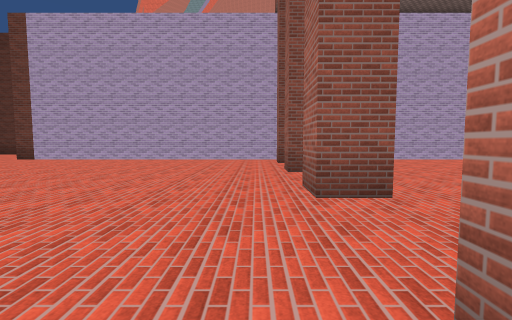
view 1 (above)

23 first-person views from a walk through a Unity game level. The camera is 1.2 m above the floor, tilts 4° down and sees 90° across. The floor is counted in squares, 2 m on a side. Each view is taken from the middle of a square. On the plan, view 1 faces up. The plan holds only what a view shows up to about 9 squares ahead; the rest is blank. The place goes on beyond the plan. The player character is not drawn. Surface patterns are stand-ins for the level's own textures.

view 2
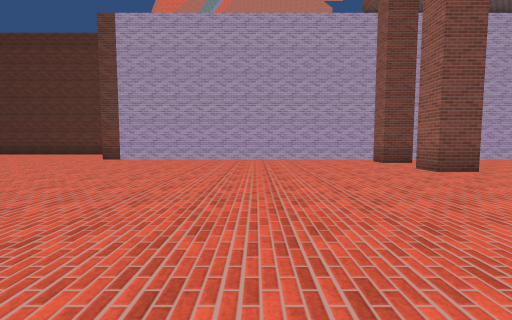

view 3
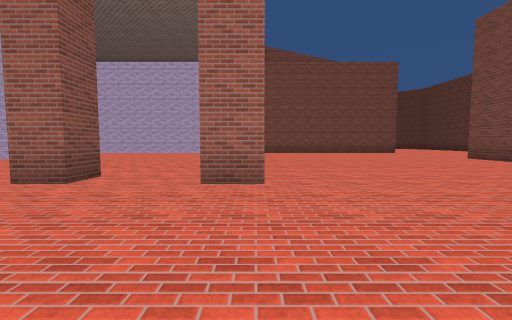

view 4
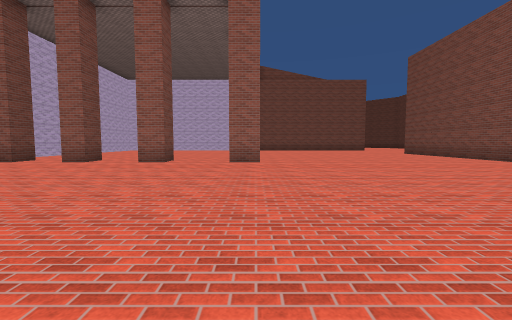

view 5
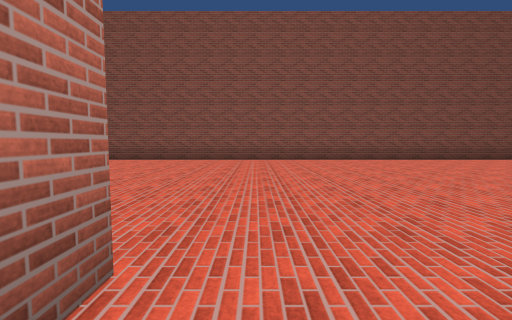

view 6
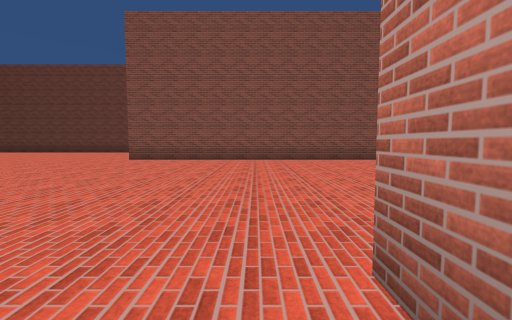

view 7
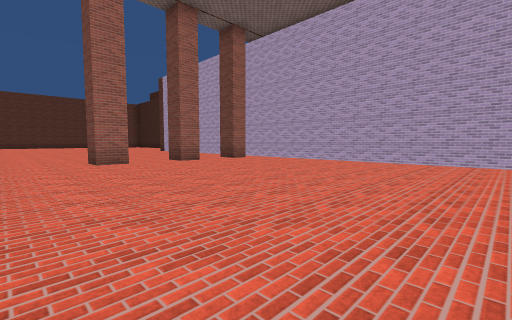

view 8
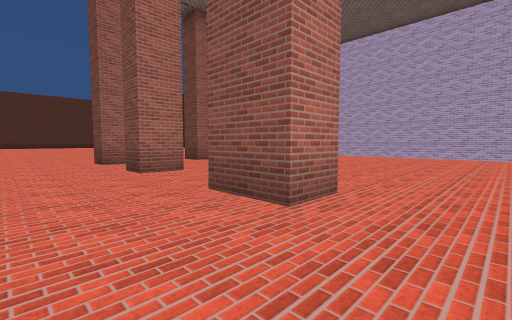

view 9
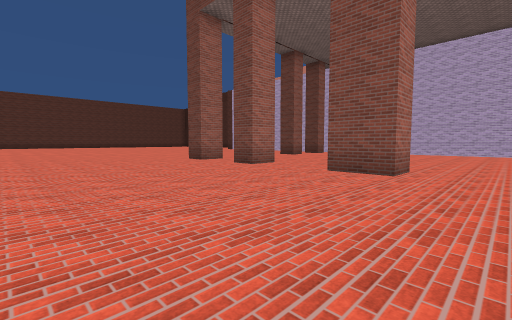

view 10
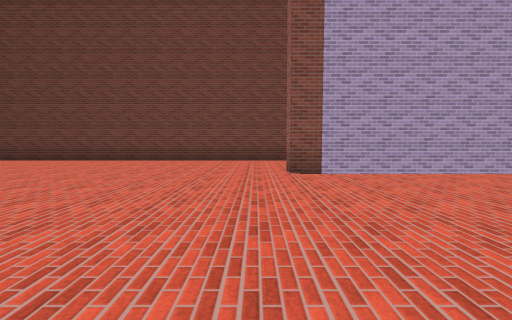

view 11
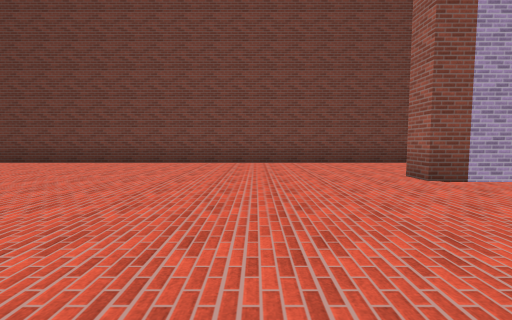

view 12
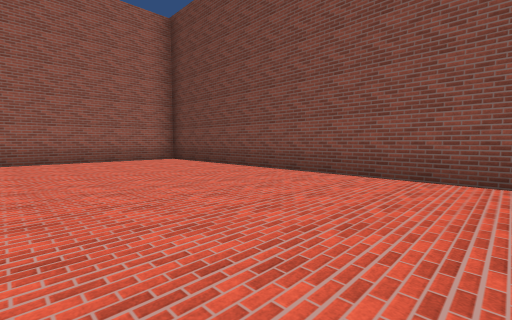

view 13
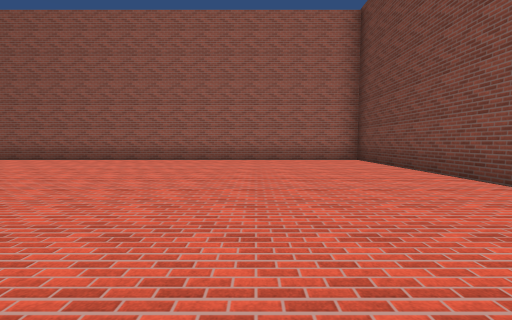

view 14
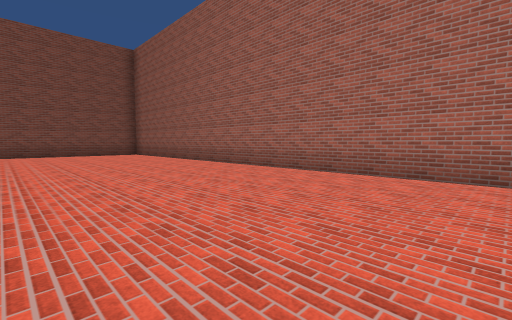

view 15
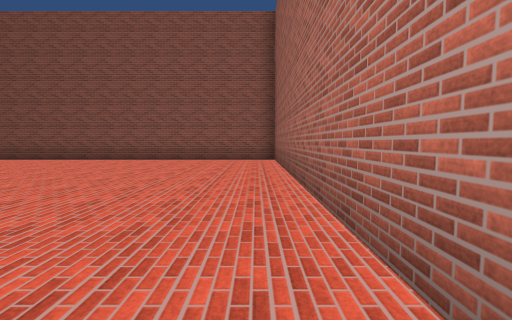

view 16
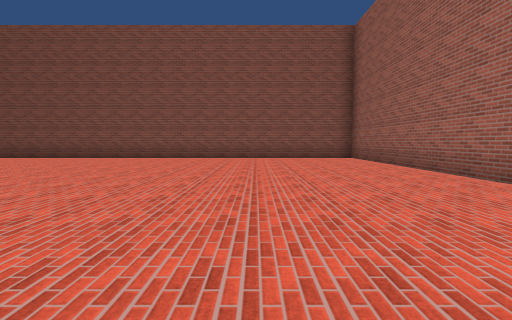

view 17
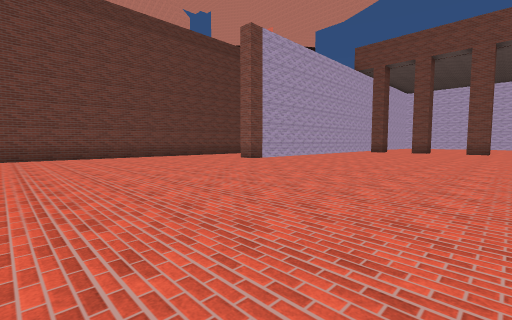

view 18
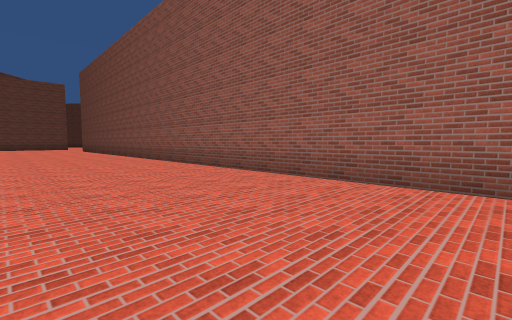

view 19
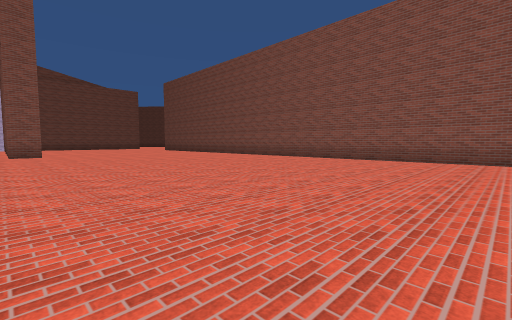

view 20
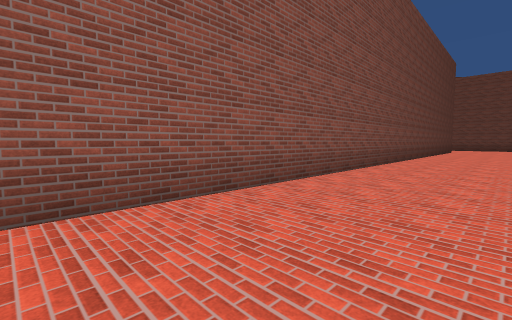

view 21
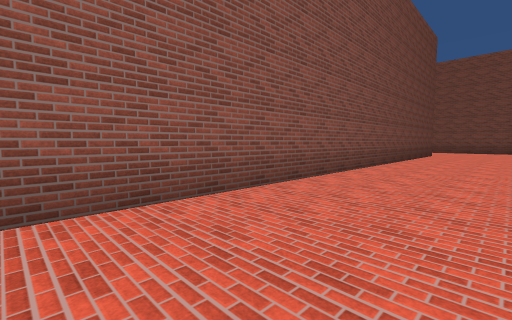

view 22
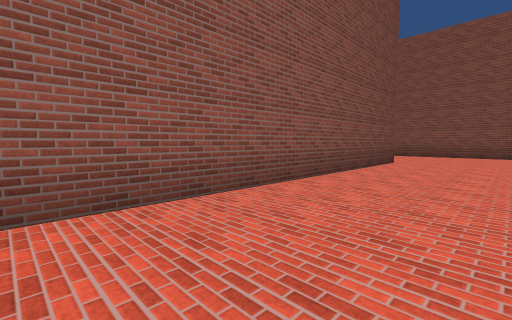

view 23
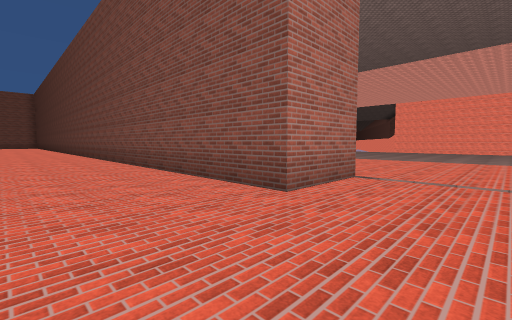

### Floor plan
Points are (right, up) in squares from view 1. A wall is a line through its corners. A room is listed if a view was taken in it or the views show most of it. See-through windows are left out.
Room 1 (views 1, 2, 3, 4, 5, 6, 7, 8, 9, 10, 11, 12, 13, 14, 15, 16, 17, 18, 19, 20, 21, 22, 23)
walls: (1.5, 0.5) (1.5, -0.1) (0.6, -0.1) (0.6, 0.9); (1.5, 3.6) (1.5, 2.7) (0.6, 2.7) (0.6, 3.6); (1.5, 5.9) (1.5, 5.1) (0.6, 5.1) (0.6, 5.9); (4, 0.9) (4, -0.1) (3.1, -0.1); (2.6, 8.9) (-8.3, 8.9) (-8.3, 9.5); (7.6, 0.9) (7.6, -0.1) (6.2, -0.1); (9.1, 8.9) (4.1, 8.9); (7.1, 14.4) (7.1, 12.4) (-21.6, 12.4) (-21.6, -7.7) (6.4, -7.7)
ways out: opening at (8.5, 13.5)

Where each view was taken, in squares from view 1:
view 1: 0 up, 0 right, facing up
view 2: 0 up, 3 left, facing up
view 3: 0 up, 3 left, facing right
view 4: 0 up, 7 left, facing right
view 5: 1 up, 0 right, facing down
view 6: 1 up, 2 right, facing down
view 7: 1 up, 9 right, facing up-left
view 8: 2 down, 9 right, facing up-left
view 9: 5 down, 9 right, facing up-left
view 10: 4 up, 9 left, facing up
view 11: 5 up, 11 left, facing up
view 12: 8 up, 13 left, facing up-left
view 13: 9 up, 13 left, facing left
view 14: 5 up, 17 left, facing down-left
view 15: 1 up, 21 left, facing down
view 16: 2 up, 18 left, facing down
view 17: 2 up, 15 left, facing up-right
view 18: 4 down, 13 left, facing down-right
view 19: 1 up, 12 left, facing down-right
view 20: 10 up, 11 left, facing up-right
view 21: 10 up, 6 left, facing up-right
view 22: 10 up, 1 left, facing up-right
view 23: 10 up, 9 right, facing up-left
